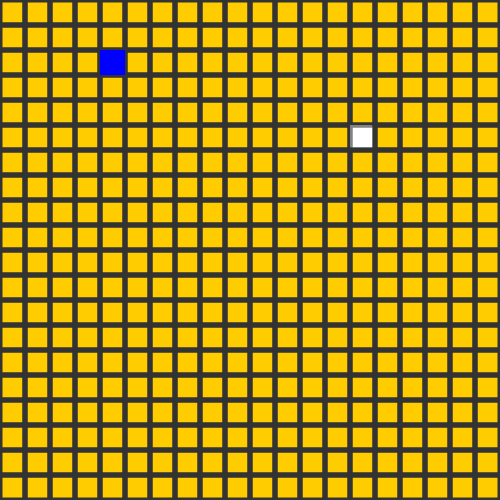
Frame 1 (no input)
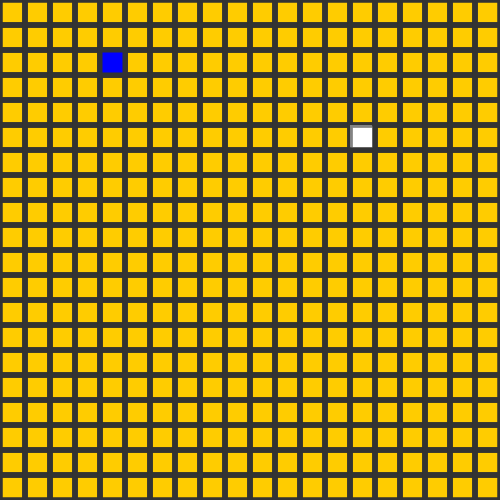
Frame 2 (the mouse pressed at the canvas centre, redrawn once)

The p5.js sketch that drew these frames (run headless with seeded random() and noise() and a simulated clock; the mouse was pressed at the canvas centre and the sketch redrawn once):

// p5.js sketch
// ── sketch.js
var w;
var size;
var rows;
var cols;
var grid=[];
var unvisitedCells=[]
var v;
var u;
var W;
var w0=W;
var flag=false;

function setup() {
  size=500;
  w=25;
  createCanvas(size, size);
  frameRate(8);
  background(255, 204, 0);
  rows = floor(size / w);
  cols = floor(size / w);
  for(let r=0;r<rows;r++)
  {
    for(let c=0;c<cols;c++)
    {
      var cell = new Cell(r,c);
      grid.push(cell);
      unvisitedCells.push(cell);
    }
  }
  var v0=random(unvisitedCells);
  v0.markVisited();
  fill('white');
  rect(v0.i*w, v0.j*w, w, w);
  console.log("setup successfull");
  console.log("Coordinates of v are "+ v0.i+" "+v0.j);
  noLoop();
}

function Delete(v)
{
  for(let i=0;i<unvisitedCells.length;i++)
  {
    if(unvisitedCells[i]==v)
    {
      unvisitedCells.splice(i,1);
    }
  }
}

function draw() {
  stroke(51);
  // noFill();
  for(let i=0;i<grid.length;i++)
  {
    grid[i].show();
  }
  if(w0!=W)
  {
    console.log("Carving Phase");
    w0.markVisited();
    w0.connect(w0.next);
    w0=w0.next;
  }
  else if(unvisitedCells.length>0)
  {
    W=random(unvisitedCells);
    W.focus();
    console.log("random unvisited w found");
    console.log("Coordinates of W are "+ W.i+" "+W.j);
    w0=W;
    while(!W.visited) 
    {
      var current_neighbours=W.checkNeighbours();
      var u=random(current_neighbours);
      W.next=u;
      W=u;
    }
    console.log("path to visited vertex from this vertex found");
    console.log("New coordinates of W are "+ W.i+" "+W.j);
    console.log("Coordinates of w0 are "+ w0.i+" "+w0.j);
  }
}



function Cell(i,j)
{
  this.i=i;
  this.j=j;
  this.index=Index(i,j);
  this.walls=[true,true,true,true];
  this.visited=false;
  this.next=-1;
  this.checkNeighbours=function()
  {
    
    var neighbours=[];
    var top=grid[Index(i-1,j)];
    var right=grid[Index(i,j+1)];
    var bottom=grid[Index(i+1,j)];
    var left=grid[Index(i,j-1)];
    if(top)
      neighbours.push(top);
    if(right)
      neighbours.push(right);
    if(bottom)
      neighbours.push(bottom);
    if(left)
      neighbours.push(left);
    return neighbours;
  }

  this.focus=function()
  {
      noStroke();
      fill('blue');
      let x = this.i * w;
      let y = this.j * w;
      rect(x,y, w, w);
  }

  this.show = function() 
  {
    let x = this.i * w;
    let y = this.j * w;
    stroke(51);
    strokeWeight(5);
    // strokeColor('black');
    if(this.walls[0])
    {
      line(x,y,x,y+w);
    }
    if(this.walls[1])
    {
      line(x,y+w,x+w,y+w);
    }
    if(this.walls[2])
    {
      line(x+w,y+w,x+w,y);
    }
    if(this.walls[3])
    {
      line(x+w,y,x,y);
    }
    if (this.visited) {
      noStroke();
      fill(255, 255, 255, 100);
      rect(x, y, w, w);
    }
  }
  this.markVisited=function()
  {
    fill('blue');
    rect(this.i*w, this.j*w, w, w); 
    this.visited=true;
    Delete(this);
  }
  this.connect=function(u)
  {
    var value=this.index-u.index;
    if(value==1)
    {
      this.walls[3]=false;
      u.walls[1]=false;
    }
    if(value==-1)
    {
      u.walls[3]=false;
      this.walls[1]=false;
    }
    if(value==cols)
    {
      this.walls[0]=false;
      u.walls[2]=false;
    }
    if(value==-cols)
    {
      u.walls[0]=false;
      this.walls[2]=false;
    }
  }
}

function Index(i,j)
{
  if(i<0 || j<0 || i>=rows || j>=cols)
    return -1;
  return i*cols+j;
}

// ── sketch copy 2.js
var w;
var size;
var rows;
var cols;
var grid = [];
var unvisitedCells = []
var v;
var u;
var W;
var w0 = W;
var flag = false;

function setup() {
  size=1000;
  w=10;
  createCanvas(size, size);
  background(255, 204, 0);
  rows = floor(size / w);
  cols = floor(size / w);
  for (let r = 0; r < rows; r++) {
    for (let c = 0; c < cols; c++) {
      var cell = new Cell(r, c);
      grid.push(cell);
      unvisitedCells.push(cell);
    }
  }
  Wilson();
  console.log("Algorithm completed");
}

function Delete(v) {
  var IndexToBeDeleted=v.index2;
  var LastIndex=unvisitedCells.length-1;
  // var temp;
  // temp=unvisitedCells[IndexToBeDeleted];
  unvisitedCells[IndexToBeDeleted]=unvisitedCells[LastIndex];
  unvisitedCells[IndexToBeDeleted].index2=IndexToBeDeleted;
  unvisitedCells.pop();
}


function Wilson() {
  var v0 = random(unvisitedCells);
  v0.markVisited();
  console.log("setup successfull");
  console.log("Coordinates of v are " + v0.i + " " + v0.j);
  while (unvisitedCells.length > 0) {
    W = random(unvisitedCells);
    W.focus();
    console.log("random unvisited w found");
    console.log("Coordinates of W are " + W.i + " " + W.j);
    w0 = W;
    while (!W.visited) {
      var current_neighbours = W.checkNeighbours();
      var u = random(current_neighbours);
      W.next = u;
      W = u;
    }
    console.log("path to visited vertex from this vertex found");
    console.log("New coordinates of W are " + W.i + " " + W.j);
    console.log("Coordinates of w0 are " + w0.i + " " + w0.j);

    while (w0 != W) {
      console.log("Carving Phase");
      w0.markVisited();
      w0.connect(w0.next);
      w0 = w0.next;
    }
  }
}

function draw() {
  stroke(51);
  var i;
  for (i = 0; i < grid.length; i++) {
    grid[i].show();
  }
}



function Cell(i, j) {
  this.i = i;
  this.j = j;
  this.index = Index(i, j);
  this.index2 = Index(i, j);
  this.walls = [true, true, true, true];
  this.visited = false;
  this.next = -1;
  this.checkNeighbours = function () {
    var neighbours = [];
    var top = grid[Index(i - 1, j)];
    var right = grid[Index(i, j + 1)];
    var bottom = grid[Index(i + 1, j)];
    var left = grid[Index(i, j - 1)];
    if (top)
      neighbours.push(top);
    if (right)
      neighbours.push(right);
    if (bottom)
      neighbours.push(bottom);
    if (left)
      neighbours.push(left);
    return neighbours;
  }

  this.focus = function () {
    noStroke();
    fill('blue');
    let x = this.i * w;
    let y = this.j * w;
    rect(x, y, w, w);
  }

  this.show = function () {
    let x = this.i * w;
    let y = this.j * w;
    stroke(51);
    strokeWeight(5);
    // strokeColor('black');
    if (this.walls[0]) {
      line(x, y, x, y + w);
    }
    if (this.walls[1]) {
      line(x, y + w, x + w, y + w);
    }
    if (this.walls[2]) {
      line(x + w, y + w, x + w, y);
    }
    if (this.walls[3]) {
      line(x + w, y, x, y);
    }
    if (this.visited) {
      noStroke();
      fill(255, 255, 255, 100);
      rect(x, y, w, w);
    }
  }
  this.markVisited = function () {
    fill('red');
    rect(this.i * w, this.j * w, w, w);
    this.visited = true;
    Delete(this);
  }
  this.connect = function (u) {
    var value = this.index - u.index;
    if (value == 1) {
      this.walls[3] = false;
      u.walls[1] = false;
    }
    if (value == -1) {
      u.walls[3] = false;
      this.walls[1] = false;
    }
    if (value == cols) {
      this.walls[0] = false;
      u.walls[2] = false;
    }
    if (value == -cols) {
      u.walls[0] = false;
      this.walls[2] = false;
    }
  }
}

function Index(i, j) {
  if (i < 0 || j < 0 || i >= rows || j >= cols)
    return -1;
  return i * cols + j;
}

// ── sketch copy.js
var w;
var size;
var rows;
var cols;
var grid = [];
var unvisitedCells = []
var v;
var u;
var W;
var w0 = W;
var flag = false;

function setup() {
  size=600;
  w=40;
  createCanvas(size, size);
  background(255, 204, 0);
  rows = floor(size / w);
  cols = floor(size / w);
  for (let r = 0; r < rows; r++) {
    for (let c = 0; c < cols; c++) {
      var cell = new Cell(r, c);
      grid.push(cell);
      unvisitedCells.push(cell);
    }
  }
  Wilson();
  console.log("Algorithm completed");
}

function Delete(v) {
  for (let i = 0; i < unvisitedCells.length; i++) {
    if (unvisitedCells[i] == v) {
      unvisitedCells.splice(i, 1);
    }
  }
}


function Wilson() {
  var v0 = random(unvisitedCells);
  v0.markVisited();
  console.log("setup successfull");
  console.log("Coordinates of v are " + v0.i + " " + v0.j);
  while (unvisitedCells.length > 0) {
    W = random(unvisitedCells);
    W.focus();
    console.log("random unvisited w found");
    console.log("Coordinates of W are " + W.i + " " + W.j);
    w0 = W;
    while (!W.visited) {
      var current_neighbours = W.checkNeighbours();
      var u = random(current_neighbours);
      W.next = u;
      W = u;
    }
    console.log("path to visited vertex from this vertex found");
    console.log("New coordinates of W are " + W.i + " " + W.j);
    console.log("Coordinates of w0 are " + w0.i + " " + w0.j);

    // carve path from w0 to v0 
    // w0=d[w0];

    // console.log(d);
    // flag=true;

    while (w0 != W) {
      console.log("Carving Phase");
      w0.markVisited();
      w0.connect(w0.next);
      w0 = w0.next;
    }
  }
}

function draw() {
  stroke(51);
  var i;
  for (i = 0; i < grid.length; i++) {
    grid[i].show();
  }
}



function Cell(i, j) {
  this.i = i;
  this.j = j;
  this.index = Index(i, j);
  this.walls = [true, true, true, true];
  this.visited = false;
  this.next = -1;
  this.checkNeighbours = function () {
    var neighbours = [];
    var top = grid[Index(i - 1, j)];
    var right = grid[Index(i, j + 1)];
    var bottom = grid[Index(i + 1, j)];
    var left = grid[Index(i, j - 1)];
    if (top)
      neighbours.push(top);
    if (right)
      neighbours.push(right);
    if (bottom)
      neighbours.push(bottom);
    if (left)
      neighbours.push(left);
    return neighbours;
  }

  this.focus = function () {
    noStroke();
    fill('blue');
    let x = this.i * w;
    let y = this.j * w;
    rect(x, y, w, w);
  }

  this.show = function () {
    let x = this.i * w;
    let y = this.j * w;
    stroke(51);
    strokeWeight(5);
    // strokeColor('black');
    if (this.walls[0]) {
      line(x, y, x, y + w);
    }
    if (this.walls[1]) {
      line(x, y + w, x + w, y + w);
    }
    if (this.walls[2]) {
      line(x + w, y + w, x + w, y);
    }
    if (this.walls[3]) {
      line(x + w, y, x, y);
    }
    if (this.visited) {
      noStroke();
      fill(255, 255, 255, 100);
      rect(x, y, w, w);
    }
  }
  this.markVisited = function () {
    fill('red');
    rect(this.i * w, this.j * w, w, w);
    this.visited = true;
    Delete(this);
  }
  this.connect = function (u) {
    var value = this.index - u.index;
    if (value == 1) {
      this.walls[3] = false;
      u.walls[1] = false;
    }
    if (value == -1) {
      u.walls[3] = false;
      this.walls[1] = false;
    }
    if (value == cols) {
      this.walls[0] = false;
      u.walls[2] = false;
    }
    if (value == -cols) {
      u.walls[0] = false;
      this.walls[2] = false;
    }
  }
}

function Index(i, j) {
  if (i < 0 || j < 0 || i >= rows || j >= cols)
    return -1;
  return i * cols + j;
}
